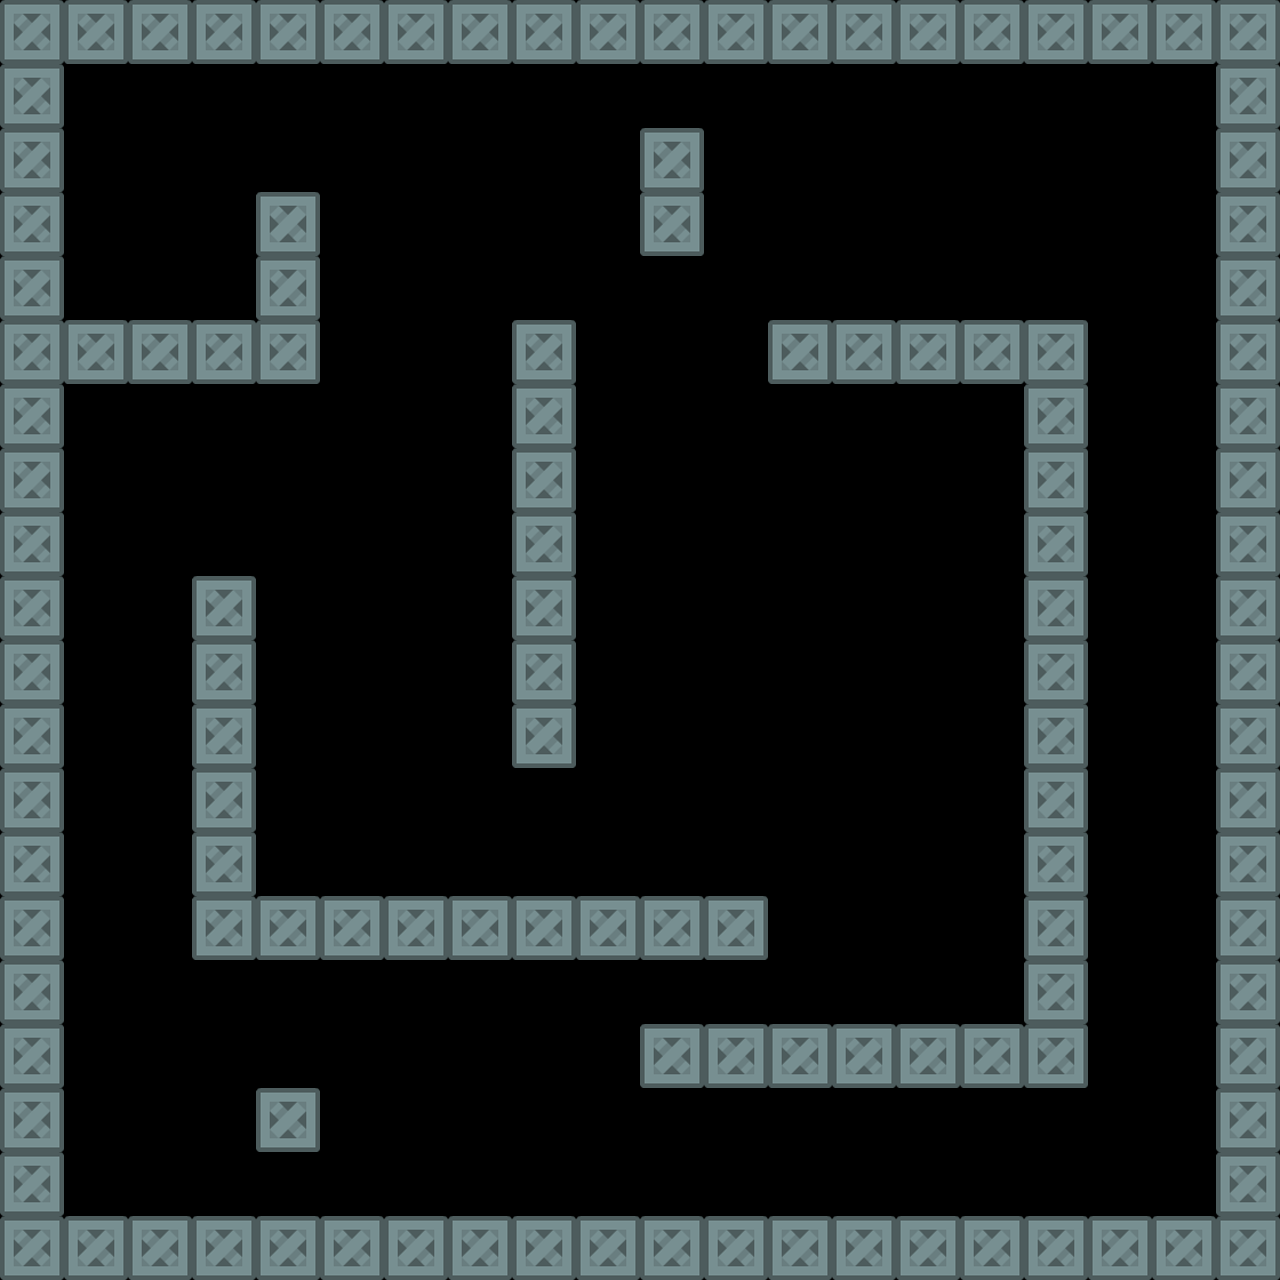

Rendered tile map (Tiled .tmx) drawn with the repository's tilesets; below, a short description and the full map source, tile grids included:
An orthogonal 20x20 tile map with 64x64 px tiles, 1 tile layer (Tiles) and 8 objects (4x EnemyTank, 2x BonusRocket, Player, BonusOil).

<map version="1.4" tiledversion="1.4.3" orientation="orthogonal" renderorder="right-down" width="20" height="20" tilewidth="64" tileheight="64" infinite="0" nextlayerid="4" nextobjectid="95">
 <editorsettings>
  <export target="map.json" format="json" />
 </editorsettings>
 <tileset firstgid="1" name="tileset" tilewidth="64" tileheight="64" tilecount="100" columns="10">
  <image source="tiles/tileset.png" width="640" height="640" />
 </tileset>
 <layer id="1" name="Tiles" width="20" height="20">
  <data encoding="csv">
1,1,1,1,1,1,1,1,1,1,1,1,1,1,1,1,1,1,1,1,
1,0,0,0,0,0,0,0,0,0,0,0,0,0,0,0,0,0,0,1,
1,0,0,0,0,0,0,0,0,0,1,0,0,0,0,0,0,0,0,1,
1,0,0,0,1,0,0,0,0,0,1,0,0,0,0,0,0,0,0,1,
1,0,0,0,1,0,0,0,0,0,0,0,0,0,0,0,0,0,0,1,
1,1,1,1,1,0,0,0,1,0,0,0,1,1,1,1,1,0,0,1,
1,0,0,0,0,0,0,0,1,0,0,0,0,0,0,0,1,0,0,1,
1,0,0,0,0,0,0,0,1,0,0,0,0,0,0,0,1,0,0,1,
1,0,0,0,0,0,0,0,1,0,0,0,0,0,0,0,1,0,0,1,
1,0,0,1,0,0,0,0,1,0,0,0,0,0,0,0,1,0,0,1,
1,0,0,1,0,0,0,0,1,0,0,0,0,0,0,0,1,0,0,1,
1,0,0,1,0,0,0,0,1,0,0,0,0,0,0,0,1,0,0,1,
1,0,0,1,0,0,0,0,0,0,0,0,0,0,0,0,1,0,0,1,
1,0,0,1,0,0,0,0,0,0,0,0,0,0,0,0,1,0,0,1,
1,0,0,1,1,1,1,1,1,1,1,1,0,0,0,0,1,0,0,1,
1,0,0,0,0,0,0,0,0,0,0,0,0,0,0,0,1,0,0,1,
1,0,0,0,0,0,0,0,0,0,1,1,1,1,1,1,1,0,0,1,
1,0,0,0,1,0,0,0,0,0,0,0,0,0,0,0,0,0,0,1,
1,0,0,0,0,0,0,0,0,0,0,0,0,0,0,0,0,0,0,1,
1,1,1,1,1,1,1,1,1,1,1,1,1,1,1,1,1,1,1,1
</data>
 </layer>
 <objectgroup id="2" name="Objects">
  <object id="86" name="Player" type="Player" x="69.7813" y="72.4479" width="48" height="48" />
  <object id="87" name="Enemy 1" type="EnemyTank" x="135.753" y="456.84" width="48" height="48">
   <properties>
    <property name="move_x" type="int" value="0" />
    <property name="move_y" type="int" value="1" />
   </properties>
  </object>
  <object id="88" name="Enemy 2" type="EnemyTank" x="839.753" y="136.84" width="48" height="48">
   <properties>
    <property name="move_x" type="int" value="1" />
    <property name="move_y" type="int" value="0" />
   </properties>
  </object>
  <object id="89" name="Enemy 3" type="EnemyTank" x="509.087" y="184.84" width="48" height="48">
   <properties>
    <property name="move_x" type="int" value="1" />
    <property name="move_y" type="int" value="1" />
   </properties>
  </object>
  <object id="90" name="Enemy 2" type="EnemyTank" x="837.087" y="582.174" width="48" height="48">
   <properties>
    <property name="move_x" type="int" value="0" />
    <property name="move_y" type="int" value="1" />
   </properties>
  </object>
  <object id="92" name="BonusRocket 1" type="BonusRocket" x="328" y="198.667" width="48" height="48" />
  <object id="93" name="BonusRocket 2" type="BonusRocket" x="966.667" y="388" width="48" height="48" />
  <object id="94" name="BonusOil 1" type="BonusOil" x="584" y="1030.67" width="48" height="48" />
 </objectgroup>
</map>